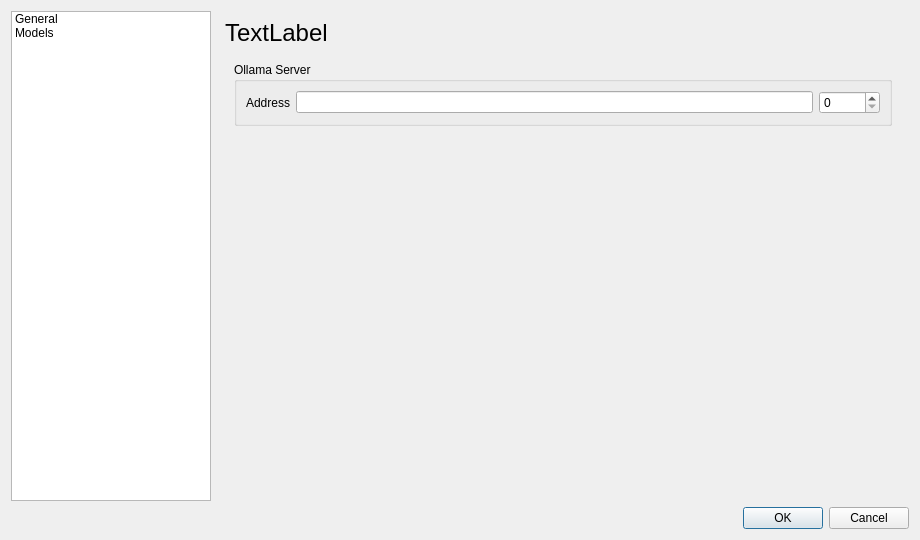
<?xml version="1.0" encoding="UTF-8"?>
<ui version="4.0">
 <class>SettingsDialog</class>
 <widget class="QDialog" name="SettingsDialog">
  <property name="geometry">
   <rect>
    <x>0</x>
    <y>0</y>
    <width>920</width>
    <height>540</height>
   </rect>
  </property>
  <property name="windowTitle">
   <string>Settings</string>
  </property>
  <layout class="QVBoxLayout" name="verticalLayout_2">
   <item>
    <layout class="QHBoxLayout" name="horizontalLayout">
     <item>
      <widget class="QListWidget" name="listWidget">
       <property name="sizePolicy">
        <sizepolicy hsizetype="Fixed" vsizetype="Expanding">
         <horstretch>0</horstretch>
         <verstretch>0</verstretch>
        </sizepolicy>
       </property>
       <property name="maximumSize">
        <size>
         <width>200</width>
         <height>16777215</height>
        </size>
       </property>
       <item>
        <property name="text">
         <string>General</string>
        </property>
       </item>
       <item>
        <property name="text">
         <string>Models</string>
        </property>
       </item>
      </widget>
     </item>
     <item>
      <layout class="QVBoxLayout" name="verticalLayout">
       <property name="leftMargin">
        <number>8</number>
       </property>
       <property name="topMargin">
        <number>8</number>
       </property>
       <property name="rightMargin">
        <number>8</number>
       </property>
       <property name="bottomMargin">
        <number>8</number>
       </property>
       <item>
        <widget class="QLabel" name="tabTitle">
         <property name="font">
          <font>
           <pointsize>18</pointsize>
          </font>
         </property>
         <property name="text">
          <string>TextLabel</string>
         </property>
        </widget>
       </item>
       <item>
        <widget class="QStackedWidget" name="stackedWidget">
         <property name="currentIndex">
          <number>0</number>
         </property>
         <widget class="QWidget" name="general">
          <layout class="QVBoxLayout" name="verticalLayout_4">
           <item>
            <widget class="QGroupBox" name="groupBox">
             <property name="title">
              <string>Ollama Server</string>
             </property>
             <layout class="QFormLayout" name="formLayout">
              <item row="0" column="0">
               <widget class="QLabel" name="label">
                <property name="text">
                 <string>Address</string>
                </property>
               </widget>
              </item>
              <item row="0" column="1">
               <widget class="QWidget" name="widget" native="true">
                <layout class="QHBoxLayout" name="horizontalLayout_3">
                 <property name="leftMargin">
                  <number>0</number>
                 </property>
                 <property name="topMargin">
                  <number>0</number>
                 </property>
                 <property name="rightMargin">
                  <number>0</number>
                 </property>
                 <property name="bottomMargin">
                  <number>0</number>
                 </property>
                 <item>
                  <widget class="QLineEdit" name="ollamaHost"/>
                 </item>
                 <item>
                  <widget class="QSpinBox" name="ollamaPort">
                   <property name="minimum">
                    <number>0</number>
                   </property>
                   <property name="maximum">
                    <number>65535</number>
                   </property>
                   <property name="value">
                    <number>0</number>
                   </property>
                  </widget>
                 </item>
                </layout>
               </widget>
              </item>
             </layout>
            </widget>
           </item>
           <item>
            <spacer name="verticalSpacer_2">
             <property name="orientation">
              <enum>Qt::Vertical</enum>
             </property>
             <property name="sizeHint" stdset="0">
              <size>
               <width>20</width>
               <height>40</height>
              </size>
             </property>
            </spacer>
           </item>
          </layout>
         </widget>
         <widget class="QWidget" name="models">
          <layout class="QHBoxLayout" name="horizontalLayout_2">
           <property name="leftMargin">
            <number>0</number>
           </property>
           <property name="topMargin">
            <number>0</number>
           </property>
           <property name="rightMargin">
            <number>0</number>
           </property>
           <property name="bottomMargin">
            <number>0</number>
           </property>
           <item>
            <widget class="QListWidget" name="modelsList"/>
           </item>
           <item>
            <layout class="QVBoxLayout" name="verticalLayout_3">
             <item>
              <widget class="QPushButton" name="pullModelBtn">
               <property name="text">
                <string>Pull new model</string>
               </property>
              </widget>
             </item>
             <item>
              <spacer name="verticalSpacer">
               <property name="orientation">
                <enum>Qt::Vertical</enum>
               </property>
               <property name="sizeHint" stdset="0">
                <size>
                 <width>20</width>
                 <height>40</height>
                </size>
               </property>
              </spacer>
             </item>
             <item>
              <widget class="QPushButton" name="reloadModelsBtn">
               <property name="text">
                <string>Reload</string>
               </property>
              </widget>
             </item>
            </layout>
           </item>
          </layout>
         </widget>
        </widget>
       </item>
      </layout>
     </item>
    </layout>
   </item>
   <item>
    <widget class="QDialogButtonBox" name="buttonBox">
     <property name="orientation">
      <enum>Qt::Horizontal</enum>
     </property>
     <property name="standardButtons">
      <set>QDialogButtonBox::Cancel|QDialogButtonBox::Ok</set>
     </property>
    </widget>
   </item>
  </layout>
 </widget>
 <resources/>
 <connections>
  <connection>
   <sender>buttonBox</sender>
   <signal>accepted()</signal>
   <receiver>SettingsDialog</receiver>
   <slot>accept()</slot>
   <hints>
    <hint type="sourcelabel">
     <x>248</x>
     <y>254</y>
    </hint>
    <hint type="destinationlabel">
     <x>157</x>
     <y>274</y>
    </hint>
   </hints>
  </connection>
  <connection>
   <sender>buttonBox</sender>
   <signal>rejected()</signal>
   <receiver>SettingsDialog</receiver>
   <slot>reject()</slot>
   <hints>
    <hint type="sourcelabel">
     <x>316</x>
     <y>260</y>
    </hint>
    <hint type="destinationlabel">
     <x>286</x>
     <y>274</y>
    </hint>
   </hints>
  </connection>
 </connections>
</ui>
